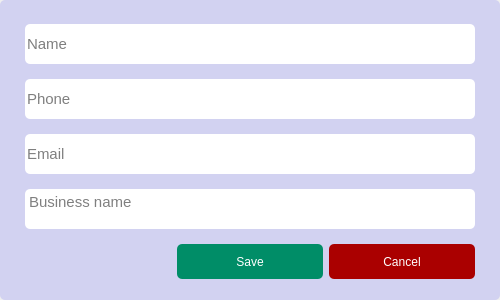
<?xml version="1.0" encoding="UTF-8"?>
<ui version="4.0">
 <class>Dialog</class>
 <widget class="QDialog" name="Dialog">
  <property name="geometry">
   <rect>
    <x>0</x>
    <y>0</y>
    <width>500</width>
    <height>300</height>
   </rect>
  </property>
  <property name="maximumSize">
   <size>
    <width>500</width>
    <height>300</height>
   </size>
  </property>
  <property name="windowTitle">
   <string>Add Customer</string>
  </property>
  <property name="styleSheet">
   <string notr="true">border-radius: 5px;</string>
  </property>
  <layout class="QVBoxLayout" name="verticalLayout">
   <property name="leftMargin">
    <number>0</number>
   </property>
   <property name="topMargin">
    <number>0</number>
   </property>
   <property name="rightMargin">
    <number>0</number>
   </property>
   <property name="bottomMargin">
    <number>0</number>
   </property>
   <item>
    <widget class="QWidget" name="widget" native="true">
     <property name="maximumSize">
      <size>
       <width>56789</width>
       <height>350</height>
      </size>
     </property>
     <property name="styleSheet">
      <string notr="true">background-color: rgb(210, 210, 241);</string>
     </property>
     <layout class="QVBoxLayout" name="verticalLayout_2">
      <property name="leftMargin">
       <number>25</number>
      </property>
      <property name="topMargin">
       <number>15</number>
      </property>
      <property name="rightMargin">
       <number>25</number>
      </property>
      <item>
       <widget class="QLineEdit" name="name">
        <property name="sizePolicy">
         <sizepolicy hsizetype="Expanding" vsizetype="Expanding">
          <horstretch>0</horstretch>
          <verstretch>0</verstretch>
         </sizepolicy>
        </property>
        <property name="minimumSize">
         <size>
          <width>0</width>
          <height>8</height>
         </size>
        </property>
        <property name="maximumSize">
         <size>
          <width>16777215</width>
          <height>40</height>
         </size>
        </property>
        <property name="font">
         <font>
          <family>MS Shell Dlg 2</family>
          <pointsize>11</pointsize>
          <weight>9</weight>
          <italic>false</italic>
          <bold>false</bold>
         </font>
        </property>
        <property name="styleSheet">
         <string notr="true">background-color: rgb(255, 255, 255);
font: 75 11pt &quot;MS Shell Dlg 2&quot;;</string>
        </property>
        <property name="placeholderText">
         <string>Name</string>
        </property>
       </widget>
      </item>
      <item>
       <widget class="QLineEdit" name="phone">
        <property name="sizePolicy">
         <sizepolicy hsizetype="Expanding" vsizetype="Preferred">
          <horstretch>0</horstretch>
          <verstretch>0</verstretch>
         </sizepolicy>
        </property>
        <property name="minimumSize">
         <size>
          <width>0</width>
          <height>15</height>
         </size>
        </property>
        <property name="maximumSize">
         <size>
          <width>16777215</width>
          <height>40</height>
         </size>
        </property>
        <property name="font">
         <font>
          <family>MS Shell Dlg 2</family>
          <pointsize>11</pointsize>
          <weight>9</weight>
          <italic>false</italic>
          <bold>false</bold>
         </font>
        </property>
        <property name="styleSheet">
         <string notr="true">background-color: rgb(255, 255, 255);
font: 75 11pt &quot;MS Shell Dlg 2&quot;;</string>
        </property>
        <property name="placeholderText">
         <string>Phone</string>
        </property>
       </widget>
      </item>
      <item>
       <widget class="QLineEdit" name="email">
        <property name="sizePolicy">
         <sizepolicy hsizetype="Expanding" vsizetype="Preferred">
          <horstretch>0</horstretch>
          <verstretch>0</verstretch>
         </sizepolicy>
        </property>
        <property name="minimumSize">
         <size>
          <width>0</width>
          <height>15</height>
         </size>
        </property>
        <property name="maximumSize">
         <size>
          <width>16777215</width>
          <height>40</height>
         </size>
        </property>
        <property name="font">
         <font>
          <family>MS Shell Dlg 2</family>
          <pointsize>11</pointsize>
          <weight>9</weight>
          <italic>false</italic>
          <bold>false</bold>
         </font>
        </property>
        <property name="styleSheet">
         <string notr="true">background-color: rgb(255, 255, 255);
font: 75 11pt &quot;MS Shell Dlg 2&quot;;</string>
        </property>
        <property name="placeholderText">
         <string>Email</string>
        </property>
       </widget>
      </item>
      <item>
       <widget class="QTextEdit" name="bisiness">
        <property name="sizePolicy">
         <sizepolicy hsizetype="Expanding" vsizetype="Preferred">
          <horstretch>0</horstretch>
          <verstretch>0</verstretch>
         </sizepolicy>
        </property>
        <property name="maximumSize">
         <size>
          <width>16777215</width>
          <height>40</height>
         </size>
        </property>
        <property name="font">
         <font>
          <family>MS Shell Dlg 2</family>
          <pointsize>11</pointsize>
          <weight>9</weight>
          <italic>false</italic>
          <bold>false</bold>
         </font>
        </property>
        <property name="styleSheet">
         <string notr="true">background-color: rgb(255, 255, 255);
font: 75 11pt &quot;MS Shell Dlg 2&quot;;</string>
        </property>
        <property name="placeholderText">
         <string>Business name</string>
        </property>
       </widget>
      </item>
      <item>
       <widget class="QWidget" name="widget_5" native="true">
        <property name="sizePolicy">
         <sizepolicy hsizetype="Preferred" vsizetype="Preferred">
          <horstretch>0</horstretch>
          <verstretch>0</verstretch>
         </sizepolicy>
        </property>
        <property name="maximumSize">
         <size>
          <width>16777215</width>
          <height>35</height>
         </size>
        </property>
        <layout class="QHBoxLayout">
         <property name="leftMargin">
          <number>0</number>
         </property>
         <property name="topMargin">
          <number>0</number>
         </property>
         <property name="rightMargin">
          <number>0</number>
         </property>
         <property name="bottomMargin">
          <number>0</number>
         </property>
         <item>
          <widget class="QWidget" name="widget_4" native="true">
           <property name="sizePolicy">
            <sizepolicy hsizetype="Expanding" vsizetype="Expanding">
             <horstretch>0</horstretch>
             <verstretch>0</verstretch>
            </sizepolicy>
           </property>
          </widget>
         </item>
         <item>
          <widget class="QWidget" name="widget_3" native="true">
           <layout class="QVBoxLayout" name="verticalLayout_4">
            <property name="leftMargin">
             <number>0</number>
            </property>
            <property name="topMargin">
             <number>0</number>
            </property>
            <property name="rightMargin">
             <number>0</number>
            </property>
            <property name="bottomMargin">
             <number>0</number>
            </property>
            <item>
             <widget class="QPushButton" name="save">
              <property name="sizePolicy">
               <sizepolicy hsizetype="Expanding" vsizetype="Preferred">
                <horstretch>0</horstretch>
                <verstretch>0</verstretch>
               </sizepolicy>
              </property>
              <property name="maximumSize">
               <size>
                <width>400</width>
                <height>500</height>
               </size>
              </property>
              <property name="styleSheet">
               <string notr="true">color: rgb(255, 255, 255);
font: 11pt &quot;Open Sans Extrabold&quot;;
background-color: rgb(0, 141, 103);</string>
              </property>
              <property name="text">
               <string>Save</string>
              </property>
             </widget>
            </item>
           </layout>
          </widget>
         </item>
         <item>
          <widget class="QWidget" name="widget_2" native="true">
           <layout class="QVBoxLayout" name="verticalLayout_3">
            <property name="leftMargin">
             <number>0</number>
            </property>
            <property name="topMargin">
             <number>0</number>
            </property>
            <property name="rightMargin">
             <number>0</number>
            </property>
            <property name="bottomMargin">
             <number>0</number>
            </property>
            <item>
             <widget class="QPushButton" name="cancel">
              <property name="sizePolicy">
               <sizepolicy hsizetype="Expanding" vsizetype="Expanding">
                <horstretch>0</horstretch>
                <verstretch>0</verstretch>
               </sizepolicy>
              </property>
              <property name="maximumSize">
               <size>
                <width>500</width>
                <height>16777215</height>
               </size>
              </property>
              <property name="styleSheet">
               <string notr="true">font: 11pt &quot;Open Sans Extrabold&quot;;
color: rgb(255, 255, 255);
background-color: rgb(170, 0, 0);</string>
              </property>
              <property name="text">
               <string>Cancel</string>
              </property>
             </widget>
            </item>
           </layout>
          </widget>
         </item>
        </layout>
       </widget>
      </item>
     </layout>
    </widget>
   </item>
  </layout>
 </widget>
 <resources/>
 <connections/>
</ui>
